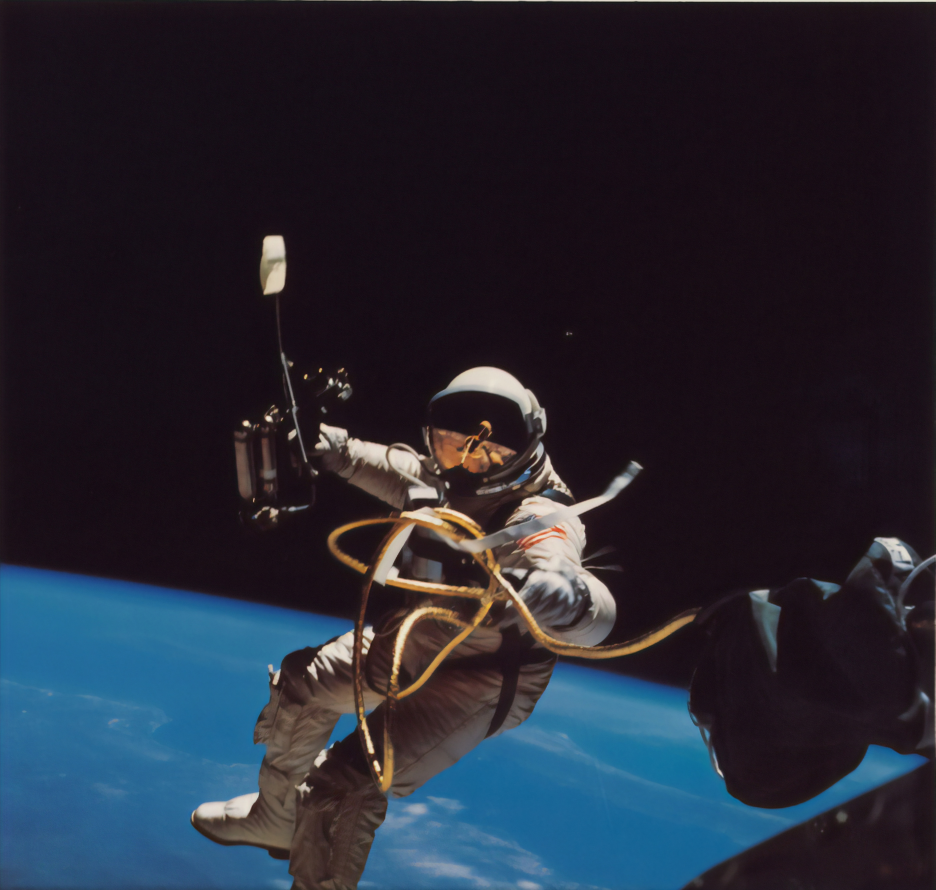
#> input picture image-playground/astro.jpg, 5611 x 5339 px (shown at 1/6 size)
$ python images.py
#> lines starting #> are read from the running program, lines starting #| are printed output that depends on the picture
from PIL import Image, ImageFilter

img = Image.open('./astro.jpg')
#> img is the input picture: PIL image 5611x5339 RGB; mean R, G, B 38.3, 40.7, 52.6
# print(img.getpixel('21'))

filtered_img = img.convert('L')
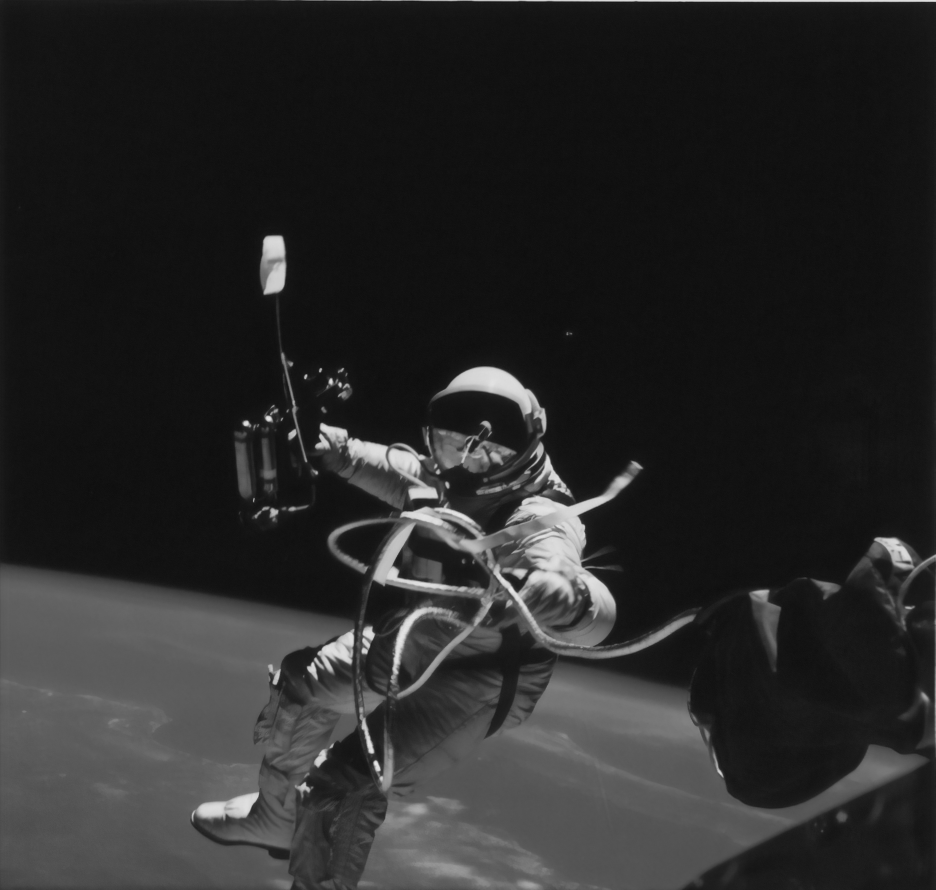
#> filtered_img: PIL image 5611x5339 L (shown at 1/6 size); min 2, max 236, mean 41.3
box = (100,100,400,400)
region = filtered_img.crop(box)
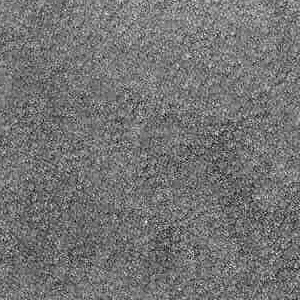
#> region: PIL image 300x300 L; min 8, max 34, mean 19.9; drawn with min black and max white
region.save('grey.png', 'png')
